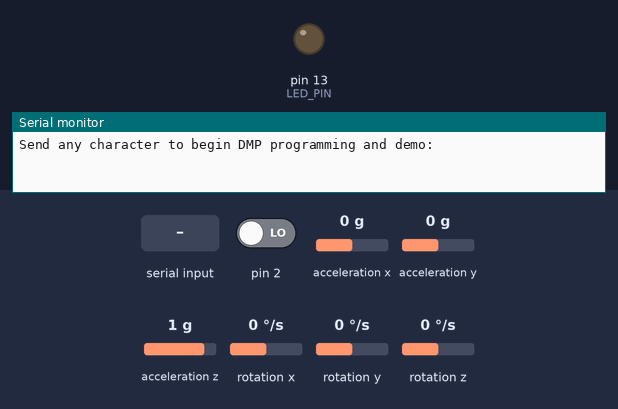
The sketch below on a simulated Arduino Uno, built with avr-gcc and run on an emulated ATmega328P. Shown: output pins drawn as LEDs (lit = HIGH), the last lines printed to the serial monitor. Wiring (inferred from the names in the program): HMC5883L compass at I2C address 0x1E. Dashed ring = blinking. The inputs (shaded band) are chosen by the test bench; at power-on: acceleration x 0 g, pin 2 LOW, acceleration y 0 g, acceleration z 1 g, rotation x 0 °/s, rotation y 0 °/s, rotation z 0 °/s. The sensor or clock chip raises its interrupt line as the real part does.

Above: at 1.0 s.
1.1 s: "1" received over Serial
At 2.7 s:
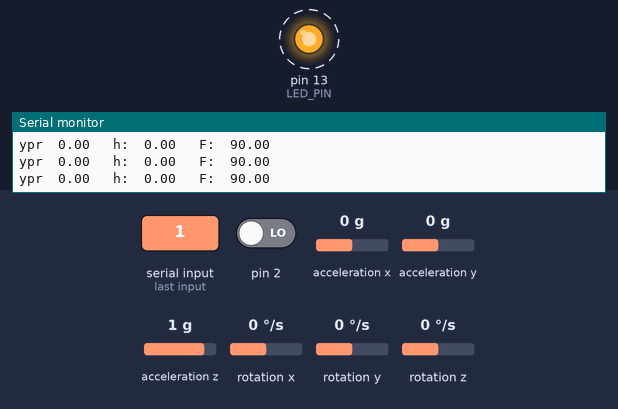
4.1 s: acceleration x set to -1.4 g
Timing chart, 0 to 14.1 s (numbered marks = the images above; inputs shaded):
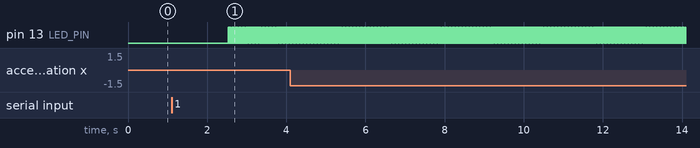

The sketch:

MPU6050_DMP_mag.ino
```cpp
// I2C device class (I2Cdev) demonstration Arduino sketch for MPU6050 class using DMP (MotionApps v2.0)
// 6/21/2012 by Jeff Rowberg <jeff@rowberg.net>
// Updates (of the library) should (hopefully) always be available at https://github.com/jrowberg/i2cdevlib

// 1/30/2014
// This sketch was modified by Luis Ródenas <luisrodenaslorda@gmail.com> to include magnetometer and gyro readings
// while DMP is working, in case your magnetometer is attached to aux MPU's I2C lines. It should work with
// any magnetometer, but it has only been tested with HMC5883L.

// Original DMP example sketch has been simplified to my needs, check the original one to see more options.

// This sketch does NOT use the HMC5883L library, but it could be used instead of writing to registers directly.

// Credits to GitHub user muzhig for sharing the code to read magnetometer.


/* ============================================
 I2Cdev device library code is placed under the MIT license
 Copyright (c) 2012 Jeff Rowberg

 Permission is hereby granted, free of charge, to any person obtaining a copy
 of this software and associated documentation files (the "Software"), to deal
 in the Software without restriction, including without limitation the rights
 to use, copy, modify, merge, publish, distribute, sublicense, and/or sell
 copies of the Software, and to permit persons to whom the Software is
 furnished to do so, subject to the following conditions:

 The above copyright notice and this permission notice shall be included in
 all copies or substantial portions of the Software.

 THE SOFTWARE IS PROVIDED "AS IS", WITHOUT WARRANTY OF ANY KIND, EXPRESS OR
 IMPLIED, INCLUDING BUT NOT LIMITED TO THE WARRANTIES OF MERCHANTABILITY,
 FITNESS FOR A PARTICULAR PURPOSE AND NONINFRINGEMENT. IN NO EVENT SHALL THE
 AUTHORS OR COPYRIGHT HOLDERS BE LIABLE FOR ANY CLAIM, DAMAGES OR OTHER
 LIABILITY, WHETHER IN AN ACTION OF CONTRACT, TORT OR OTHERWISE, ARISING FROM,
 OUT OF OR IN CONNECTION WITH THE SOFTWARE OR THE USE OR OTHER DEALINGS IN
 THE SOFTWARE.
 ===============================================
 */

// I2Cdev and MPU6050 must be installed as libraries, or else the .cpp/.h files
// for both classes must be in the include path of your project
#include "I2Cdev.h"
#include "MPU6050_6Axis_MotionApps20.h"

// Arduino Wire library is required if I2Cdev I2CDEV_ARDUINO_WIRE implementation
// is used in I2Cdev.h
#if I2CDEV_IMPLEMENTATION == I2CDEV_ARDUINO_WIRE
#include "Wire.h"
#endif


// **********************  CONFIGURATION  **********************************
// class default I2C address is 0x68
// specific I2C addresses may be passed as a parameter here
// AD0 low = 0x68 (default for SparkFun breakout and InvenSense evaluation board)
// AD0 high = 0x69
MPU6050 mpu(0x68); // Most common is 0x68

int interrupt_pin=0; // Check where your INT pin is connected. Check below.


/* =========================================================================
 NOTE: In addition to connection 3.3v, GND, SDA, and SCL, this sketch
 depends on the MPU-6050's INT pin being connected to the Arduino's
 external interrupt #0 pin.
 On the Arduino Uno and Mega 2560, this is digital I/O pin 2. On DUE you can
 use ANY pin. Remember to modify this some lines below.
 * ========================================================================= */


// Variables used

#define HMC5883L_DEFAULT_ADDRESS    0x1E
#define HMC5883L_RA_DATAX_H         0x03
#define HMC5883L_RA_DATAZ_H         0x05
#define HMC5883L_RA_DATAY_H         0x07

#define LED_PIN 13 // (Arduino is 13, Teensy is 11, Teensy++ is 6)
bool blinkState = false;

// MPU control/status vars
bool dmpReady = false;  // set true if DMP init was successful
uint8_t mpuIntStatus;   // holds actual interrupt status byte from MPU
uint8_t devStatus;      // return status after each device operation (0 = success, !0 = error)
uint16_t packetSize;    // expected DMP packet size (default is 42 bytes)
uint16_t fifoCount;     // count of all bytes currently in FIFO
uint8_t fifoBuffer[64]; // FIFO storage buffer

// orientation/motion vars
Quaternion q;           // [w, x, y, z]         quaternion container
VectorInt16 aa;         // [x, y, z]            accel sensor measurements
int16_t gyro[3];        //To store gyro's measures
int16_t mx, my, mz;     //To store magnetometer readings
VectorInt16 aaReal;     // [x, y, z]            gravity-free accel sensor measurements
VectorInt16 aaWorld;    // [x, y, z]            world-frame accel sensor measurements
VectorFloat gravity;    // [x, y, z]            gravity vector
float ypr[3];           // [yaw, pitch, roll]   yaw/pitch/roll container and gravity vector
float heading;          // Simple magnetic heading. (NOT COMPENSATED FOR PITCH AND ROLL)

// To check DMP frecuency  (it can be changed it the MotionApps v2 .h file)
int time1,time1old;
float frec1;


// ================================================================
// ===               INTERRUPT DETECTION ROUTINE                ===
// ================================================================

volatile bool mpuInterrupt = false;     // indicates whether MPU interrupt pin has gone high
void dmpDataReady() {
  mpuInterrupt = true;
}


// ================================================================
// ===                      INITIAL SETUP                       ===
// ================================================================

void setup() {

  // join I2C bus (I2Cdev library doesn't do this automatically)
#if I2CDEV_IMPLEMENTATION == I2CDEV_ARDUINO_WIRE
  Wire.begin();
  // **************************************************************
  // It is best to configure I2C to 400 kHz.
  // If you are using an Arduino DUE, modify the variable TWI_CLOCK to 400000, defined in the file:
  // c:/Program Files/Arduino/hardware/arduino/sam/libraries/Wire/Wire.h
  // If you are using any other Arduino instead of the DUE, uncomment the following line:
  //TWBR = 24; // 400kHz I2C clock (200kHz if CPU is 8MHz)  //This line should be commented if you are using Arduino DUE
  // **************************************************************
#elif I2CDEV_IMPLEMENTATION == I2CDEV_BUILTIN_FASTWIRE
  Fastwire::setup(400, true);
#endif

  // initialize serial communication
  Serial.begin(115200);
  //while (!Serial); // wait for Leonardo enumeration, others continue immediately

  // NOTE: 8MHz or slower host processors, like the Teensy @ 3.3v or Ardunio
  // Pro Mini running at 3.3v, cannot handle this baud rate reliably due to
  // the baud timing being too misaligned with processor ticks. You must use
  // 38400 or slower in these cases, or use some kind of external separate
  // crystal solution for the UART timer.

  // wait for ready
  while (Serial.available() && Serial.read()); // empty buffer
  while (!Serial.available()) {
    Serial.println(F("\nSend any character to begin DMP programming and demo: "));  // wait for data
    delay(1000);
    }
  while (Serial.available() && Serial.read()); // empty buffer again

  // initialize device
  Serial.println(F("Initializing I2C devices..."));
  mpu.initialize();

  // verify connection
  Serial.println(F("Testing device connections..."));
  Serial.println(mpu.testConnection() ? F("MPU6050 connection successful") : F("MPU6050 connection failed"));

  // load and configure the DMP
  Serial.println(F("Initializing DMP..."));
  devStatus = mpu.dmpInitialize();

  // supply your own gyro offsets here, scaled for min sensitivity
  // If you don't know yours, you can find an automated sketch for this task from: http://www.i2cdevlib.com/forums/topic/96-arduino-sketch-to-automatically-calculate-mpu6050-offsets/

  mpu.setXAccelOffset(-3591);
  mpu.setYAccelOffset(-842);
  mpu.setZAccelOffset(578);

  mpu.setXGyroOffset(-51);
  mpu.setYGyroOffset(-57);
  mpu.setZGyroOffset(0);

  // In case you want to change MPU sensors' measurements ranges, you should implement it here. This has not been tested with DMP.

  // Magnetometer configuration

  mpu.setI2CMasterModeEnabled(0);
  mpu.setI2CBypassEnabled(1);

  Wire.beginTransmission(HMC5883L_DEFAULT_ADDRESS);
  Wire.write(0x02);
  Wire.write(0x00);  // Set continuous mode
  Wire.endTransmission();
  delay(5);

  Wire.beginTransmission(HMC5883L_DEFAULT_ADDRESS);
  Wire.write(0x00);
  Wire.write(B00011000);  // 75Hz
  Wire.endTransmission();
  delay(5);

  mpu.setI2CBypassEnabled(0);

  // X axis word
  mpu.setSlaveAddress(0, HMC5883L_DEFAULT_ADDRESS | 0x80); // 0x80 turns 7th bit ON, according to datasheet, 7th bit controls Read/Write direction
  mpu.setSlaveRegister(0, HMC5883L_RA_DATAX_H);
  mpu.setSlaveEnabled(0, true);
  mpu.setSlaveWordByteSwap(0, false);
  mpu.setSlaveWriteMode(0, false);
  mpu.setSlaveWordGroupOffset(0, false);
  mpu.setSlaveDataLength(0, 2);

  // Y axis word
  mpu.setSlaveAddress(1, HMC5883L_DEFAULT_ADDRESS | 0x80);
  mpu.setSlaveRegister(1, HMC5883L_RA_DATAY_H);
  mpu.setSlaveEnabled(1, true);
  mpu.setSlaveWordByteSwap(1, false);
  mpu.setSlaveWriteMode(1, false);
  mpu.setSlaveWordGroupOffset(1, false);
  mpu.setSlaveDataLength(1, 2);

  // Z axis word
  mpu.setSlaveAddress(2, HMC5883L_DEFAULT_ADDRESS | 0x80);
  mpu.setSlaveRegister(2, HMC5883L_RA_DATAZ_H);
  mpu.setSlaveEnabled(2, true);
  mpu.setSlaveWordByteSwap(2, false);
  mpu.setSlaveWriteMode(2, false);
  mpu.setSlaveWordGroupOffset(2, false);
  mpu.setSlaveDataLength(2, 2);

  mpu.setI2CMasterModeEnabled(1);


  // make sure it worked (returns 0 if so)
  if (devStatus == 0) {
    // turn on the DMP, now that it's ready
    Serial.println(F("Enabling DMP..."));
    mpu.setDMPEnabled(true);

    // enable Arduino interrupt detection
    Serial.println(F("Enabling interrupt detection (Arduino external interrupt 0)..."));
    attachInterrupt(interrupt_pin, dmpDataReady, RISING);
    mpuIntStatus = mpu.getIntStatus();

    // set our DMP Ready flag so the main loop() function knows it's okay to use it
    Serial.println(F("DMP ready! Waiting for first interrupt..."));
    dmpReady = true;

    // get expected DMP packet size for later comparison
    packetSize = mpu.dmpGetFIFOPacketSize();
  }
  else {
    // ERROR!
    // 1 = initial memory load failed
    // 2 = DMP configuration updates failed
    // (if it's going to break, usually the code will be 1)
    Serial.print(F("DMP Initialization failed (code "));
    Serial.print(devStatus);
    Serial.println(F(")"));
  }

  // configure LED for output
  pinMode(LED_PIN, OUTPUT);

}


// ================================================================
// ===                    MAIN PROGRAM LOOP                     ===
// ================================================================

void loop() {
  // if programming failed, don't try to do anything
  if (!dmpReady) return;

  // wait for MPU interrupt or extra packet(s) available
  while (!mpuInterrupt && fifoCount < packetSize) {
    // other program behavior stuff here
    // .
    // .
    // .
    // if you are really paranoid you can frequently test in between other
    // stuff to see if mpuInterrupt is true, and if so, "break;" from the
    // while() loop to immediately process the MPU data
    // .
    // .
    // .
  }

  // reset interrupt flag and get INT_STATUS byte
  mpuInterrupt = false;
  mpuIntStatus = mpu.getIntStatus();

  // get current FIFO count
  fifoCount = mpu.getFIFOCount();

  // check for overflow (this should never happen unless our code is too inefficient)
  if ((mpuIntStatus & 0x10) || fifoCount == 1024) {
    // reset so we can continue cleanly
    mpu.resetFIFO();
    Serial.println(F("FIFO overflow!"));

    // otherwise, check for DMP data ready interrupt (this should happen frequently)
  }
  else if (mpuIntStatus & 0x02) {
    // wait for correct available data length, should be a VERY short wait
    while (fifoCount < packetSize) fifoCount = mpu.getFIFOCount();

    // read a packet from FIFO
    mpu.getFIFOBytes(fifoBuffer, packetSize);

    // track FIFO count here in case there is > 1 packet available
    // (this lets us immediately read more without waiting for an interrupt)
    fifoCount -= packetSize;

    // Check DMP frecuency
    time1=micros()-time1old;
    time1old=micros();
    frec1=1000000/time1;

    // Get and process information from DMP
    mpu.dmpGetQuaternion(&q, fifoBuffer);
    mpu.dmpGetGyro(gyro, fifoBuffer);
    //    mpu.dmpGetAccel(&aa, fifoBuffer);  //Use this if you want accelerometer measures
    mpu.dmpGetGravity(&gravity, &q);
    mpu.dmpGetYawPitchRoll(ypr, &q, &gravity);
    //    mpu.dmpGetLinearAccel(&aaReal, &aa, &gravity);  //Use this to get linear acceleration apart from gravity.
    //    mpu.dmpGetLinearAccelInWorld(&aaWorld, &aaReal, &q);  //NOT RECOMMENDED. Gives you linear acceleration rotated to initial position.

    //Read magnetometer measures
    mx=mpu.getExternalSensorWord(0);
    my=mpu.getExternalSensorWord(2);
    mz=mpu.getExternalSensorWord(4);

    heading = atan2(my, mx);
    if(heading < 0) heading += 2 * M_PI;

    // TIME TO PRINT TO CONSOLE
    // Printing to console takes lots of time, so if you print too many things you could have timing problems, Fifo overflow errors and variable frecuency.

    Serial.print("ypr\t");                    // Prints are commented for the reason above
//    Serial.print(ypr[0] * 180/M_PI);
//    Serial.print("\t");
    Serial.print(ypr[1] * 180/M_PI);
//    Serial.print("\t");
//    Serial.print(ypr[2] * 180/M_PI);
//    Serial.print("\t vang\t");
//    Serial.print(gyro[0]);
//    Serial.print("\t");
//    Serial.print(gyro[1]);
//    Serial.print("\t");
//    Serial.print(gyro[2]);
    Serial.print("\t h:\t");
    Serial.print(heading * 180/M_PI);
    Serial.print("\t F:\t");
    Serial.println(frec1);


    // blink LED to indicate activity
    blinkState = !blinkState;
    digitalWrite(LED_PIN, blinkState);
  }
}
```

Measured:
- after the input at 1.1 s, pin 13 (LED_PIN): alternates HIGH for 0.01 s and LOW for 0.01 s, starting after 1.4 s
